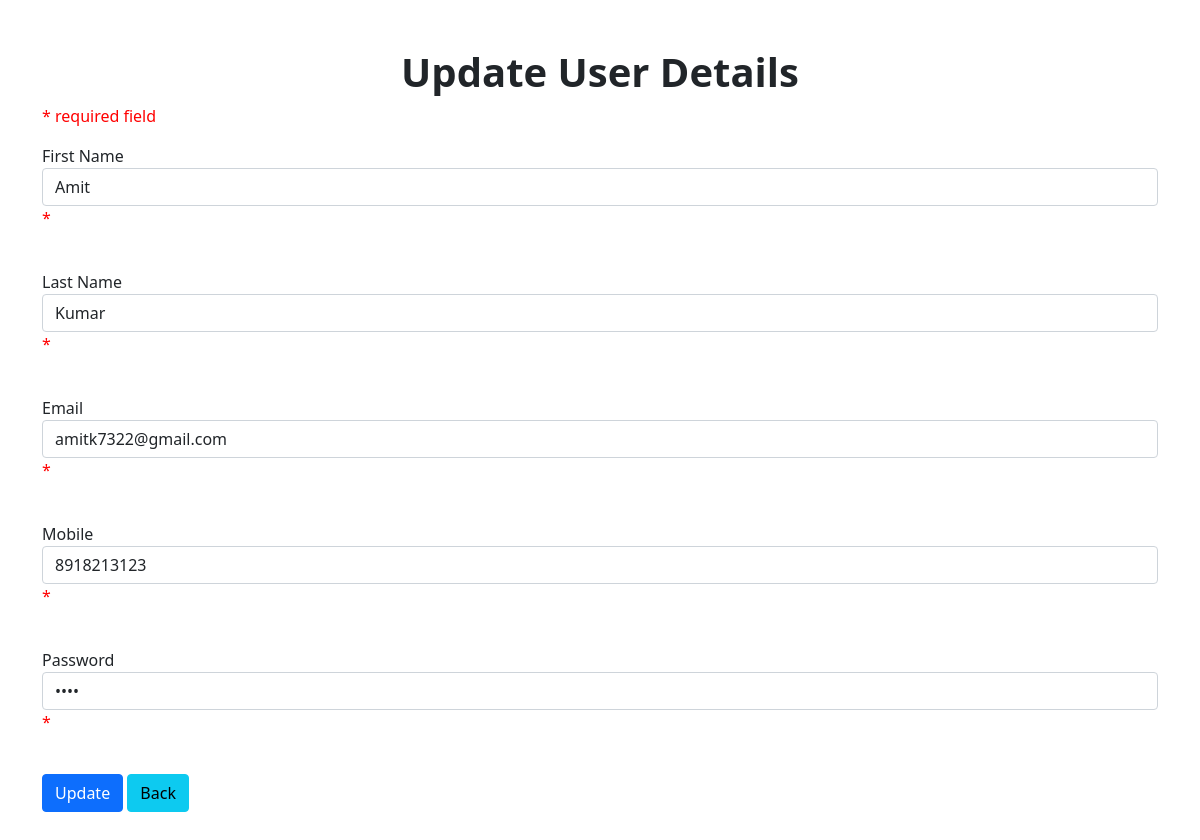
The page /update.php?updateid=1 on the database its author committed.
### tables this page shows
CREATE TABLE `crud` (
  `id` int NOT NULL,
  `firstName` varchar(100) NOT NULL,
  `lastName` varchar(100) NOT NULL,
  `email` varchar(100) NOT NULL,
  `mobile` varchar(20) NOT NULL,
  `password` varchar(255) NOT NULL,
  `visible` tinyint NOT NULL
);

### update.php (the view, shortened to what this page needs)
<?php
include 'connect.php';
$id = $_GET['updateid'];
$sql = "Select * from `crud` where id=$id";
$result = mysqli_query($con, $sql);
$row = mysqli_fetch_assoc($result);
$firstName = $row['firstName'];
$lastName = $row['lastName'];
$email = $row['email'];
$mobile = $row['mobile'];
$password = $row['password'];
$firstNameErr = $lastNameErr = $emailErr = $mobileErr = $passwordErr = '';
?>
<!doctype html>
<html lang="en">
  <head>
    <link href="https://cdn.jsdelivr.net/npm/bootstrap@5.1.3/dist/css/bootstrap.min.css" rel="stylesheet"
>
  </head>
  <body>
      <div class="container my-5" >
        <h1><b><center>Update User Details</center></b></h1>
        <p><span class="error">* required field</span></p>
        <form method="post">
            <div class="mb-3">
                <label>First Name</label>
                <input type="text" class="form-control" placeholder="Enter your first name"
                name="firstName" autocomplete="off"
                value=<?php echo $firstName; ?> required="required">
                <span class="error">* <?php echo $firstNameErr; ?></span>
                <br><br>
            </div>
            <div class="mb-3">
                <label>Last Name</label>
                <input type="text" class="form-control" placeholder="Enter your last name"
                name="lastName" autocomplete="off"
                value=<?php echo $lastName; ?> required="required">
                <span class="error">* <?php echo $lastNameErr; ?></span>
                <br><br>
            </div>
            <div class="mb-3">
                <label>Email</label>
                <input type="email" class="form-control" placeholder="Enter your email"
                name="email" autocomplete="off"
                value=<?php echo $email; ?> required="required">
                <span class="error">* <?php echo $emailErr; ?></span>
                <br><br>
            </div>
            <div class="mb-3">
                <label>Mobile</label>
                <input type="text" class="form-control" placeholder="Enter your mobile number"
                name="mobile" autocomplete="off" required="required"
                value=<?php echo $mobile; ?> maxlength="10">
                <span class="error">* <?php echo $mobileErr; ?></span>
                <br><br>
            </div>
            <div class="mb-3">
                <label>Password</label>
                <input type="password" class="form-control" placeholder="Enter your password"
                name="password" autocomplete="off"
                value=<?php echo $password; ?> required="required">
                <span class="error">* <?php echo $passwordErr; ?></span>
                <br><br>
            </div>
            <button type="submit" class="btn btn-primary" name="submit">Update</button>
            <button type="submit" class="btn btn-info" name="submit">Back</button>
        </form>
      </div>
  </body>
</html>

### update.php (style rules this page uses)
.error { color: #FF0000; }

### rows shown on the page
crud: firstName "Amit", lastName "Kumar", email "amitk7322@gmail.com", mobile "8918213123"
